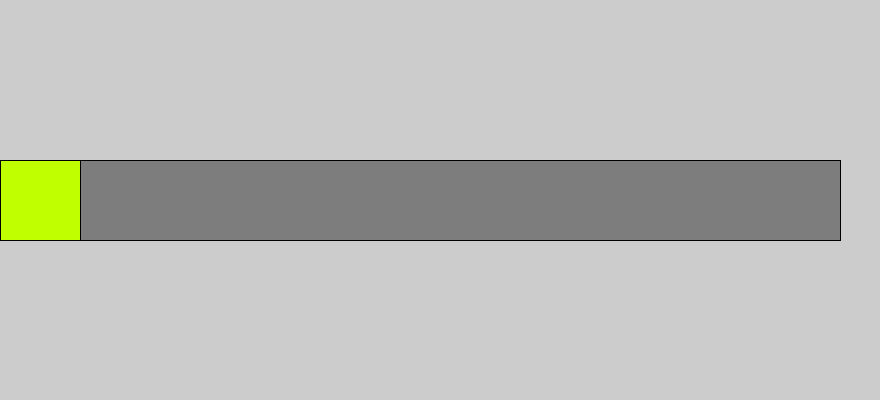
Frame 1 (no input)
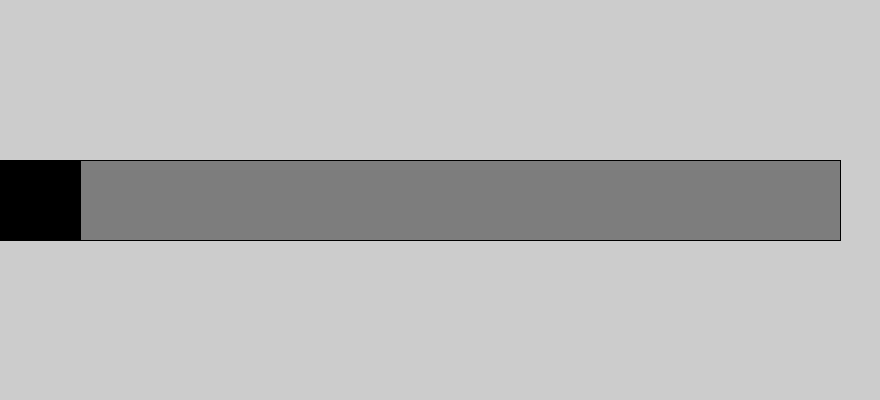
Frame 60 (the mouse pressed at the canvas centre just before this capture)
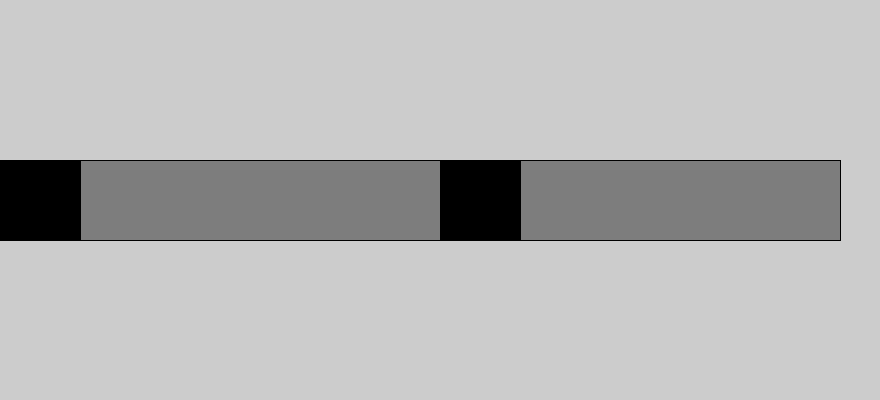
Frame 120 (the mouse held since frame 60 and released just before this capture)

The Processing sketch that drew these frames (run headless with seeded random() and noise(); from frame 60 on, the mouse is pressed at the canvas centre):

// Processing sketch: processing_98084
// ── processing_98084.pde

int rectx = 40;
int recty = 160;
int barwidth = 800;
void setup()
{
  size (880, 400);
  fill(125);
  rect(rectx, recty, barwidth, 80);
  fill(191, 255, 0);
}

void draw()
{

  int sizebarx = 80;
  int sizebary = sizebarx;
    float sc = mouseX;
  if ((sc+rectx) < barwidth)
  {
    rect(sc, recty, sizebarx, sizebary);
    fill(0, 0, 0);
  }
  else
  {
    rect(barwidth-rectx, recty, sizebarx, sizebary);
    fill(0, 0, 0);
  }
  
  
}
